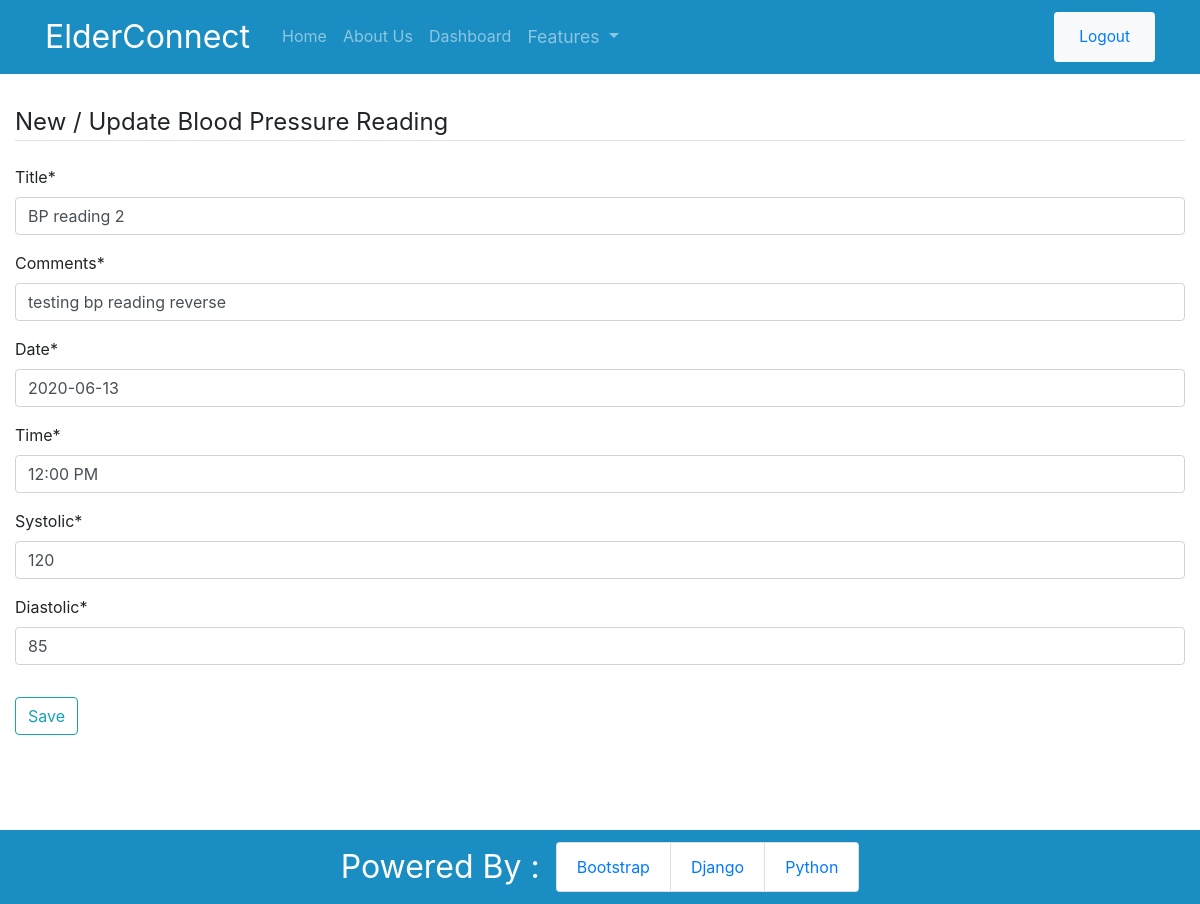
Page /blood-pressure/6/update/ (signed in) on the committed database.
### app/models.py (models this page shows, shortened)
class BloodPressure(models.Model):
    title = models.CharField(max_length=100)
    comments = models.CharField(max_length=300)
    date = models.DateField(default=date.today)
    time = models.TimeField()
    systolic = models.PositiveIntegerField(validators=[MaxValueValidator(300)])
    diastolic = models.PositiveIntegerField(validators=[MaxValueValidator(250)])
    user = models.ForeignKey(User, on_delete=models.CASCADE)

### app/views.py (the view, shortened to what this page needs)
# urls.py: path('blood-pressure/<int:pk>/update/', views.BPUpdateView.as_view(), name='bp-update'),
class BPUpdateView(LoginRequiredMixin, UserPassesTestMixin, UpdateView):
    model = BloodPressure
    fields = ['title', 'comments', 'date', 'time', 'systolic', 'diastolic']
    def test_func(self):
        bp = self.get_object()
        if self.request.user == bp.user:
            return True
        return False

### app/templates/app/bloodpressure_form.html (shortened to what this page needs)
{% extends 'app/base.html' %}
{% load crispy_forms_tags %}
{% block content %}
    <div class="bp-create">
        <form method="POST" enctype="multipart/form-data">
            <fieldset class="form-group">
                <legend class="border-bottom mb-4">New / Update Blood Pressure Reading</legend>
                {{ form|crispy }}
            </fieldset>
            <div class="form-group">
                <button class="btn btn-outline-info" type="submit">Save</button>
            </div>
        </form>
    </div>
{% endblock content %}

### app/static/app/main.css (style rules this page uses)
.base-body { margin-top: 6.5em; }

### rows in the picture
BloodPressure: title "BP reading 2", comments "testing bp reading reverse", date "2020-06-13", time "12:00 PM", systolic "120", diastolic "85"
